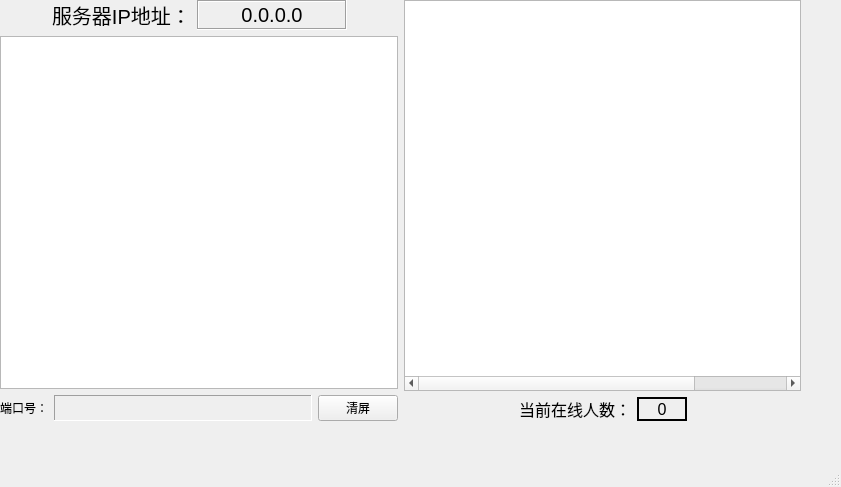
<?xml version="1.0" encoding="UTF-8"?>
<ui version="4.0">
 <class>MainWindow</class>
 <widget class="QMainWindow" name="MainWindow">
  <property name="geometry">
   <rect>
    <x>0</x>
    <y>0</y>
    <width>841</width>
    <height>487</height>
   </rect>
  </property>
  <property name="windowTitle">
   <string>MainWindow</string>
  </property>
  <widget class="QWidget" name="centralwidget">
   <widget class="QWidget" name="layoutWidget">
    <property name="geometry">
     <rect>
      <x>0</x>
      <y>0</y>
      <width>801</width>
      <height>421</height>
     </rect>
    </property>
    <layout class="QHBoxLayout" name="horizontalLayout_4">
     <item>
      <layout class="QVBoxLayout" name="verticalLayout_2">
       <item>
        <layout class="QHBoxLayout" name="horizontalLayout_3">
         <item>
          <spacer name="horizontalSpacer">
           <property name="orientation">
            <enum>Qt::Horizontal</enum>
           </property>
           <property name="sizeHint" stdset="0">
            <size>
             <width>40</width>
             <height>20</height>
            </size>
           </property>
          </spacer>
         </item>
         <item>
          <widget class="QLabel" name="label_2">
           <property name="font">
            <font>
             <pointsize>15</pointsize>
            </font>
           </property>
           <property name="text">
            <string>服务器IP地址：</string>
           </property>
          </widget>
         </item>
         <item>
          <widget class="QLabel" name="serverHostIP">
           <property name="minimumSize">
            <size>
             <width>150</width>
             <height>0</height>
            </size>
           </property>
           <property name="font">
            <font>
             <pointsize>15</pointsize>
            </font>
           </property>
           <property name="cursor">
            <cursorShape>ArrowCursor</cursorShape>
           </property>
           <property name="focusPolicy">
            <enum>Qt::NoFocus</enum>
           </property>
           <property name="frameShape">
            <enum>QFrame::Box</enum>
           </property>
           <property name="frameShadow">
            <enum>QFrame::Sunken</enum>
           </property>
           <property name="text">
            <string>0.0.0.0</string>
           </property>
           <property name="textFormat">
            <enum>Qt::AutoText</enum>
           </property>
           <property name="alignment">
            <set>Qt::AlignCenter</set>
           </property>
          </widget>
         </item>
         <item>
          <spacer name="horizontalSpacer_2">
           <property name="orientation">
            <enum>Qt::Horizontal</enum>
           </property>
           <property name="sizeHint" stdset="0">
            <size>
             <width>40</width>
             <height>20</height>
            </size>
           </property>
          </spacer>
         </item>
        </layout>
       </item>
       <item>
        <widget class="QListWidget" name="listWidget">
         <property name="sizePolicy">
          <sizepolicy hsizetype="Expanding" vsizetype="Expanding">
           <horstretch>0</horstretch>
           <verstretch>0</verstretch>
          </sizepolicy>
         </property>
        </widget>
       </item>
       <item>
        <layout class="QHBoxLayout" name="horizontalLayout">
         <item>
          <widget class="QLabel" name="label">
           <property name="text">
            <string>端口号：</string>
           </property>
          </widget>
         </item>
         <item>
          <widget class="QLabel" name="PortLabel">
           <property name="sizePolicy">
            <sizepolicy hsizetype="Expanding" vsizetype="Minimum">
             <horstretch>0</horstretch>
             <verstretch>0</verstretch>
            </sizepolicy>
           </property>
           <property name="frameShape">
            <enum>QFrame::Panel</enum>
           </property>
           <property name="frameShadow">
            <enum>QFrame::Sunken</enum>
           </property>
           <property name="text">
            <string/>
           </property>
          </widget>
         </item>
         <item>
          <widget class="QPushButton" name="cleanBtn">
           <property name="text">
            <string>清屏</string>
           </property>
          </widget>
         </item>
        </layout>
       </item>
      </layout>
     </item>
     <item>
      <layout class="QVBoxLayout" name="verticalLayout">
       <item>
        <widget class="QTableWidget" name="tableWidget">
         <property name="sizePolicy">
          <sizepolicy hsizetype="Expanding" vsizetype="Expanding">
           <horstretch>0</horstretch>
           <verstretch>0</verstretch>
          </sizepolicy>
         </property>
         <property name="selectionMode">
          <enum>QAbstractItemView::SingleSelection</enum>
         </property>
         <property name="selectionBehavior">
          <enum>QAbstractItemView::SelectRows</enum>
         </property>
         <property name="textElideMode">
          <enum>Qt::ElideMiddle</enum>
         </property>
         <attribute name="horizontalHeaderVisible">
          <bool>false</bool>
         </attribute>
         <attribute name="horizontalHeaderCascadingSectionResizes">
          <bool>false</bool>
         </attribute>
         <attribute name="horizontalHeaderDefaultSectionSize">
          <number>125</number>
         </attribute>
         <attribute name="horizontalHeaderHighlightSections">
          <bool>true</bool>
         </attribute>
         <attribute name="horizontalHeaderShowSortIndicator" stdset="0">
          <bool>false</bool>
         </attribute>
         <attribute name="horizontalHeaderStretchLastSection">
          <bool>true</bool>
         </attribute>
         <column>
          <property name="text">
           <string>名字</string>
          </property>
         </column>
         <column>
          <property name="text">
           <string>账号</string>
          </property>
         </column>
         <column>
          <property name="text">
           <string>ip地址</string>
          </property>
         </column>
         <column>
          <property name="text">
           <string>主机名</string>
          </property>
         </column>
        </widget>
       </item>
       <item>
        <layout class="QHBoxLayout" name="horizontalLayout_2">
         <item>
          <spacer name="horizontalSpacer_3">
           <property name="orientation">
            <enum>Qt::Horizontal</enum>
           </property>
           <property name="sizeHint" stdset="0">
            <size>
             <width>40</width>
             <height>20</height>
            </size>
           </property>
          </spacer>
         </item>
         <item>
          <widget class="QLabel" name="label_3">
           <property name="font">
            <font>
             <pointsize>12</pointsize>
            </font>
           </property>
           <property name="text">
            <string>当前在线人数：</string>
           </property>
          </widget>
         </item>
         <item>
          <widget class="QLabel" name="onlineNumber">
           <property name="minimumSize">
            <size>
             <width>50</width>
             <height>0</height>
            </size>
           </property>
           <property name="font">
            <font>
             <pointsize>12</pointsize>
            </font>
           </property>
           <property name="frameShape">
            <enum>QFrame::WinPanel</enum>
           </property>
           <property name="frameShadow">
            <enum>QFrame::Plain</enum>
           </property>
           <property name="text">
            <string>0</string>
           </property>
           <property name="alignment">
            <set>Qt::AlignCenter</set>
           </property>
          </widget>
         </item>
         <item>
          <spacer name="horizontalSpacer_4">
           <property name="orientation">
            <enum>Qt::Horizontal</enum>
           </property>
           <property name="sizeHint" stdset="0">
            <size>
             <width>40</width>
             <height>20</height>
            </size>
           </property>
          </spacer>
         </item>
        </layout>
       </item>
      </layout>
     </item>
    </layout>
   </widget>
  </widget>
  <widget class="QMenuBar" name="menubar">
   <property name="geometry">
    <rect>
     <x>0</x>
     <y>0</y>
     <width>841</width>
     <height>23</height>
    </rect>
   </property>
  </widget>
  <widget class="QStatusBar" name="statusbar"/>
 </widget>
 <resources/>
 <connections/>
</ui>
